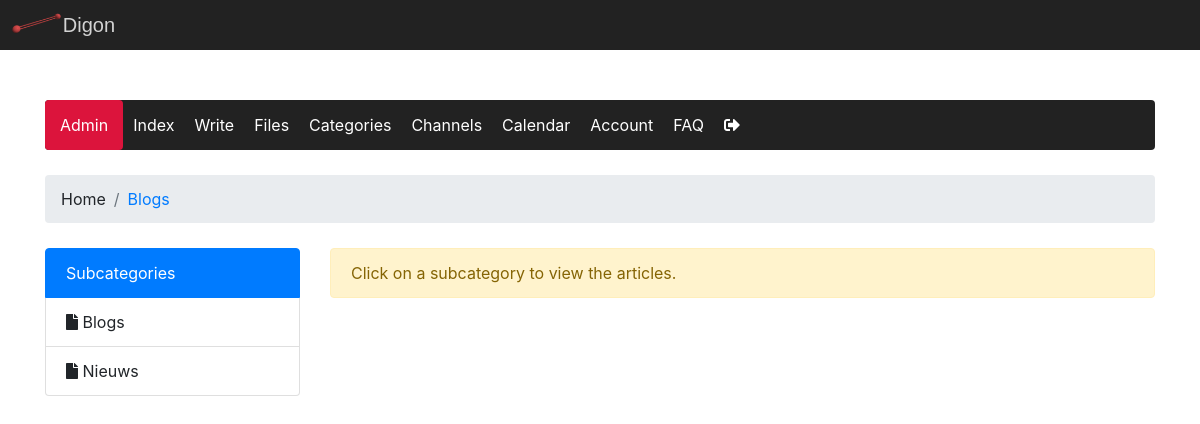
The app's page /index.php?catID=2 (signed in) with its own data.
### tables this page shows
CREATE TABLE `category` (
  `row_id` int(11) NOT NULL,
  `category` varchar(50) NOT NULL,
  `parent_id` int(11) NOT NULL
);

### classes/dbh.class.php (called while the page is built, shortened)
<?php
    class Dbh {
        private $servername = "localhost";
        private $username = "root";
        private $password = "";
        private $dbname = "nicms";
        protected function connect() {
            $conn = new mysqli($this->servername, $this->username, $this->password, $this->dbname);
            return $conn;
        }
    }
?>

### classes/category.class.php (called while the page is built, shortened)
<?php
    class Category extends Dbh {
        protected function getCategory($categoryID) {
            $sql = "SELECT * FROM category WHERE row_id=$categoryID";
            $result = $this->connect()->query($sql);
            return $result;
        }
        protected function getSubcatsFromParentCat($parent_id) {
            $sql = "SELECT * FROM category WHERE parent_id= $parent_id";
            $result = $this->connect()->query($sql);
            return $result;
        }
    }
?>

### classes/categoryview.class.php (the view, shortened to what this page needs)
<?php
    class CategoryView extends Category {
        public function ArticlesShowSubcats($parentID) {
            $parentID = $this->connect()->real_escape_string($parentID);
            $result = $this->getSubcatsFromParentCat($parentID);
            echo "<div class='list-group index-subcategories-listgroup'>";
            echo "<a class='list-group-item list-group-item-action active disabled list-group-items-header'>Subcategories</a>";
            if ($result->num_rows > 0) {
                while($row = $result->fetch_assoc()) {
                    echo "<a class='list-group-item list-group-item-action' onclick='showArticlesIndex(".$row["row_id"].",\"".$row['category']."\")'><i class='fa fa-file'></i>&nbsp;".$row['category']."</a>";
                }
            } else {
                echo "<a class='list-group-item list-group-item-action'><i class='fa fa-file'></i>&nbsp;No subcategory has been found.</a>";
            }
            echo "</div>";
        }
        public function showCategory($categoryID) {
            $categoryID = $this->connect()->real_escape_string($categoryID);
            $result = $this->getCategory($categoryID);
            if ($result->num_rows > 0) {
               while($row = $result->fetch_assoc()) {
                   echo $row["category"];
               }
            }
        }
    }
?>

### styles/style.css (style rules this page uses)
* { margin: 0; padding: 0; scroll-behavior: smooth; }
.index-subcategories-listgroup { margin-bottom: 25px !important; }
.list-group-item { cursor: pointer; }

### records on screen
category: category "Blogs"
category: category "Blogs"
category: category "Nieuws"

### other values on screen
$text "Admin"
